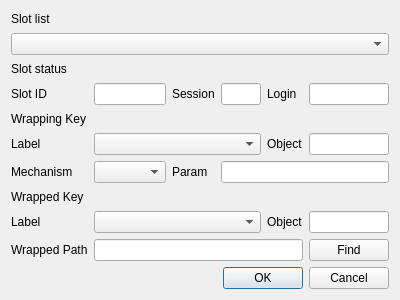
<?xml version="1.0" encoding="UTF-8"?>
<ui version="4.0">
 <class>WrapKeyDlg</class>
 <widget class="QDialog" name="WrapKeyDlg">
  <property name="geometry">
   <rect>
    <x>0</x>
    <y>0</y>
    <width>400</width>
    <height>300</height>
   </rect>
  </property>
  <property name="windowTitle">
   <string>Dialog</string>
  </property>
  <layout class="QGridLayout" name="gridLayout">
   <item row="3" column="0">
    <widget class="QLabel" name="label_3">
     <property name="text">
      <string>Slot ID</string>
     </property>
    </widget>
   </item>
   <item row="3" column="2">
    <widget class="QLabel" name="label_4">
     <property name="text">
      <string>Session</string>
     </property>
    </widget>
   </item>
   <item row="6" column="1">
    <widget class="QComboBox" name="mWrappingMechCombo"/>
   </item>
   <item row="2" column="0">
    <widget class="QLabel" name="label_2">
     <property name="text">
      <string>Slot status</string>
     </property>
    </widget>
   </item>
   <item row="5" column="0">
    <widget class="QLabel" name="label_7">
     <property name="text">
      <string>Label</string>
     </property>
    </widget>
   </item>
   <item row="6" column="2">
    <widget class="QLabel" name="label_10">
     <property name="text">
      <string>Param</string>
     </property>
    </widget>
   </item>
   <item row="3" column="3">
    <widget class="QLineEdit" name="mSessionText"/>
   </item>
   <item row="8" column="0">
    <widget class="QLabel" name="label_12">
     <property name="text">
      <string>Label</string>
     </property>
    </widget>
   </item>
   <item row="3" column="4">
    <widget class="QLabel" name="label_5">
     <property name="text">
      <string>Login</string>
     </property>
    </widget>
   </item>
   <item row="1" column="0" colspan="6">
    <widget class="QComboBox" name="mSlotsCombo"/>
   </item>
   <item row="3" column="5">
    <widget class="QLineEdit" name="mLoginText"/>
   </item>
   <item row="7" column="0">
    <widget class="QLabel" name="label_11">
     <property name="text">
      <string>Wrapped Key</string>
     </property>
    </widget>
   </item>
   <item row="0" column="0">
    <widget class="QLabel" name="label">
     <property name="text">
      <string>Slot list</string>
     </property>
    </widget>
   </item>
   <item row="3" column="1">
    <widget class="QLineEdit" name="mSlotIDText"/>
   </item>
   <item row="10" column="3" colspan="3">
    <widget class="QDialogButtonBox" name="buttonBox">
     <property name="orientation">
      <enum>Qt::Horizontal</enum>
     </property>
     <property name="standardButtons">
      <set>QDialogButtonBox::Cancel|QDialogButtonBox::Ok</set>
     </property>
    </widget>
   </item>
   <item row="6" column="0">
    <widget class="QLabel" name="label_9">
     <property name="text">
      <string>Mechanism</string>
     </property>
    </widget>
   </item>
   <item row="4" column="0">
    <widget class="QLabel" name="label_6">
     <property name="text">
      <string>Wrapping Key</string>
     </property>
    </widget>
   </item>
   <item row="6" column="3" colspan="3">
    <widget class="QLineEdit" name="mWrappingParamText"/>
   </item>
   <item row="9" column="0">
    <widget class="QLabel" name="label_14">
     <property name="text">
      <string>Wrapped Path</string>
     </property>
    </widget>
   </item>
   <item row="9" column="5">
    <widget class="QPushButton" name="mFindBtn">
     <property name="text">
      <string>Find</string>
     </property>
    </widget>
   </item>
   <item row="9" column="1" colspan="4">
    <widget class="QLineEdit" name="mPathText"/>
   </item>
   <item row="5" column="5">
    <widget class="QLineEdit" name="mWrappingObjectText"/>
   </item>
   <item row="5" column="4">
    <widget class="QLabel" name="label_8">
     <property name="text">
      <string>Object</string>
     </property>
    </widget>
   </item>
   <item row="8" column="5">
    <widget class="QLineEdit" name="mObjectText"/>
   </item>
   <item row="8" column="4">
    <widget class="QLabel" name="label_13">
     <property name="text">
      <string>Object</string>
     </property>
    </widget>
   </item>
   <item row="5" column="1" colspan="3">
    <widget class="QComboBox" name="mWrappingLabelCombo"/>
   </item>
   <item row="8" column="1" colspan="3">
    <widget class="QComboBox" name="mLabelCombo"/>
   </item>
  </layout>
 </widget>
 <resources/>
 <connections>
  <connection>
   <sender>buttonBox</sender>
   <signal>accepted()</signal>
   <receiver>WrapKeyDlg</receiver>
   <slot>accept()</slot>
   <hints>
    <hint type="sourcelabel">
     <x>248</x>
     <y>254</y>
    </hint>
    <hint type="destinationlabel">
     <x>157</x>
     <y>274</y>
    </hint>
   </hints>
  </connection>
  <connection>
   <sender>buttonBox</sender>
   <signal>rejected()</signal>
   <receiver>WrapKeyDlg</receiver>
   <slot>reject()</slot>
   <hints>
    <hint type="sourcelabel">
     <x>316</x>
     <y>260</y>
    </hint>
    <hint type="destinationlabel">
     <x>286</x>
     <y>274</y>
    </hint>
   </hints>
  </connection>
 </connections>
</ui>
